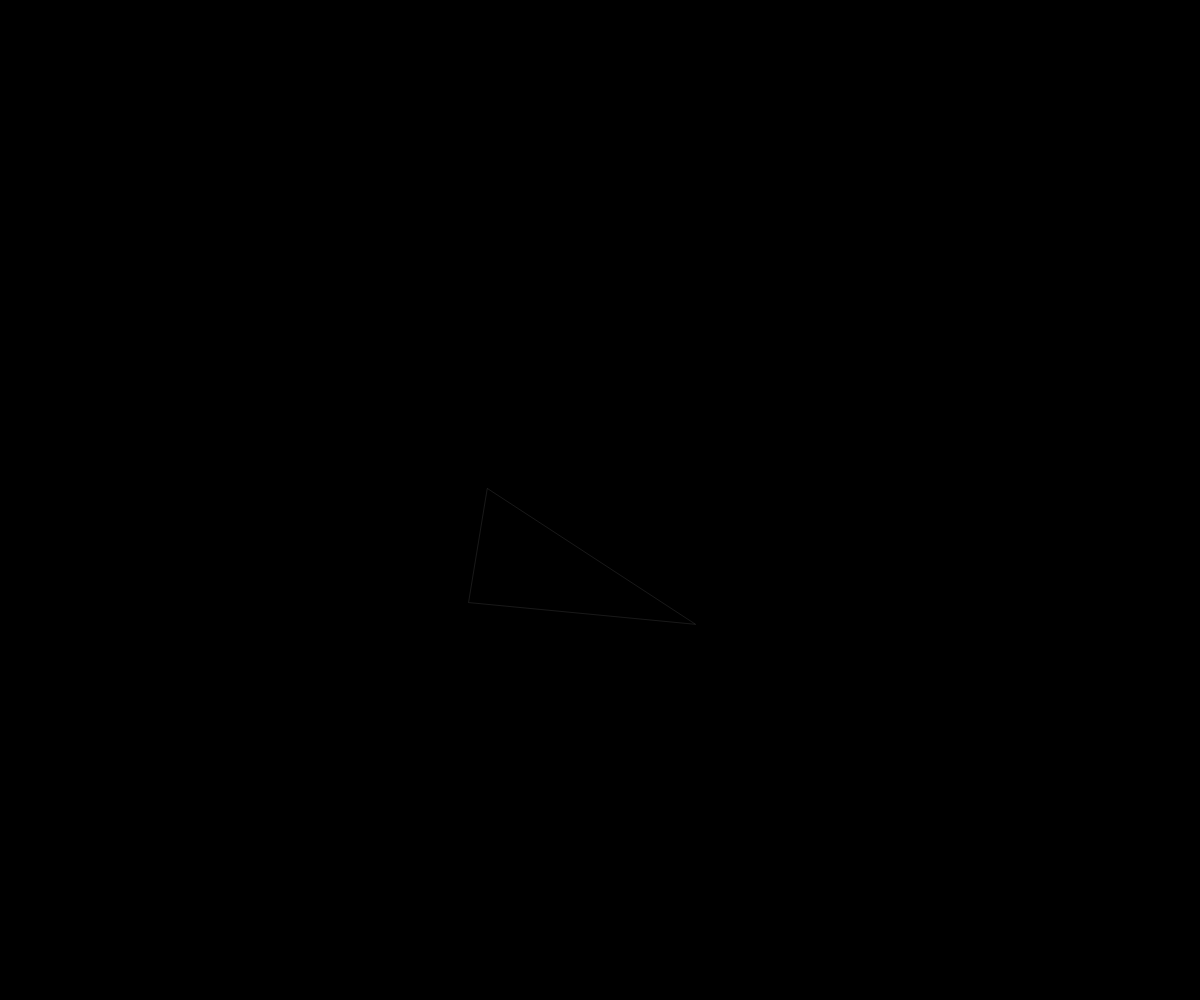
Frame 1 (no input)
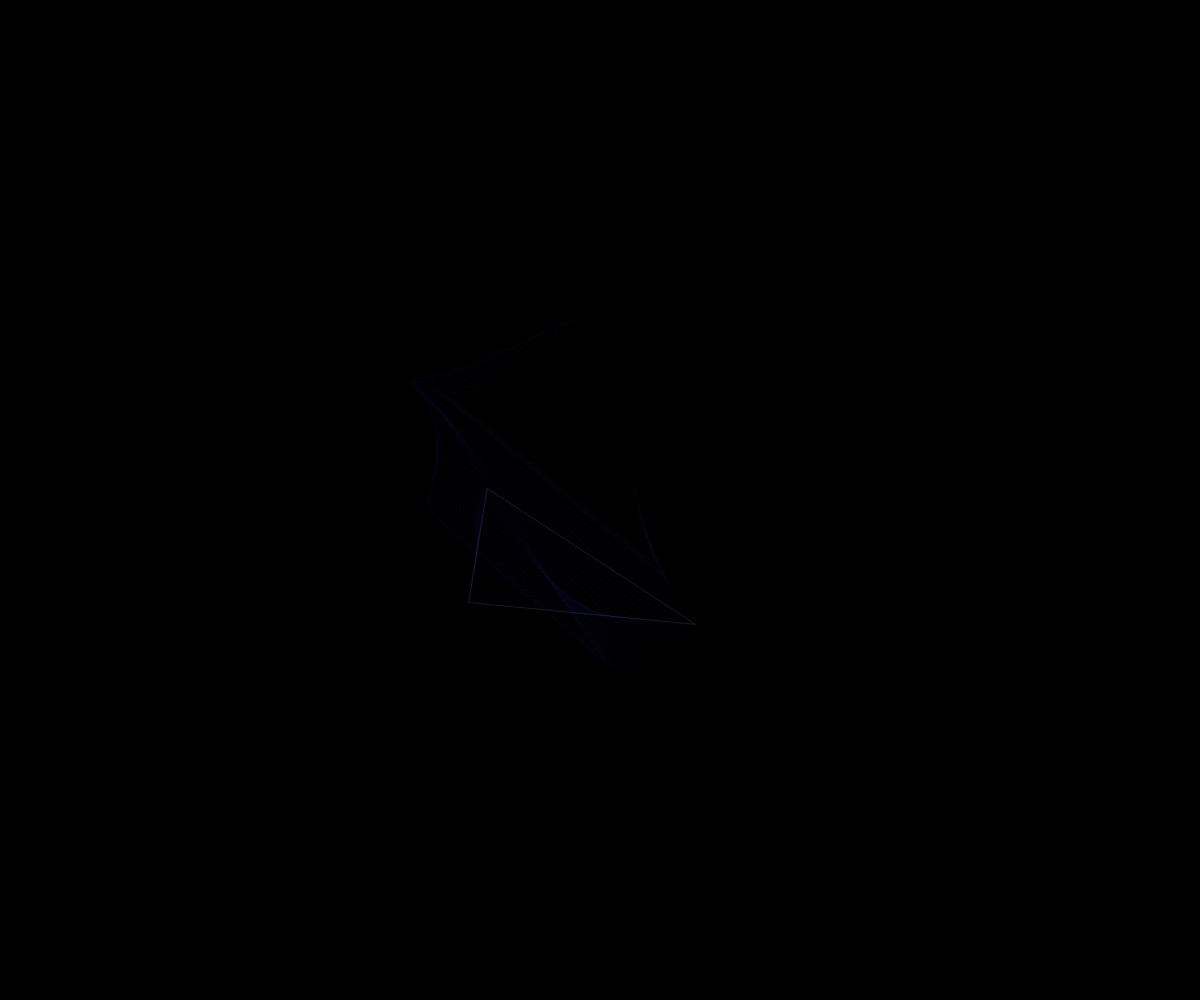
Frame 60 (no input)
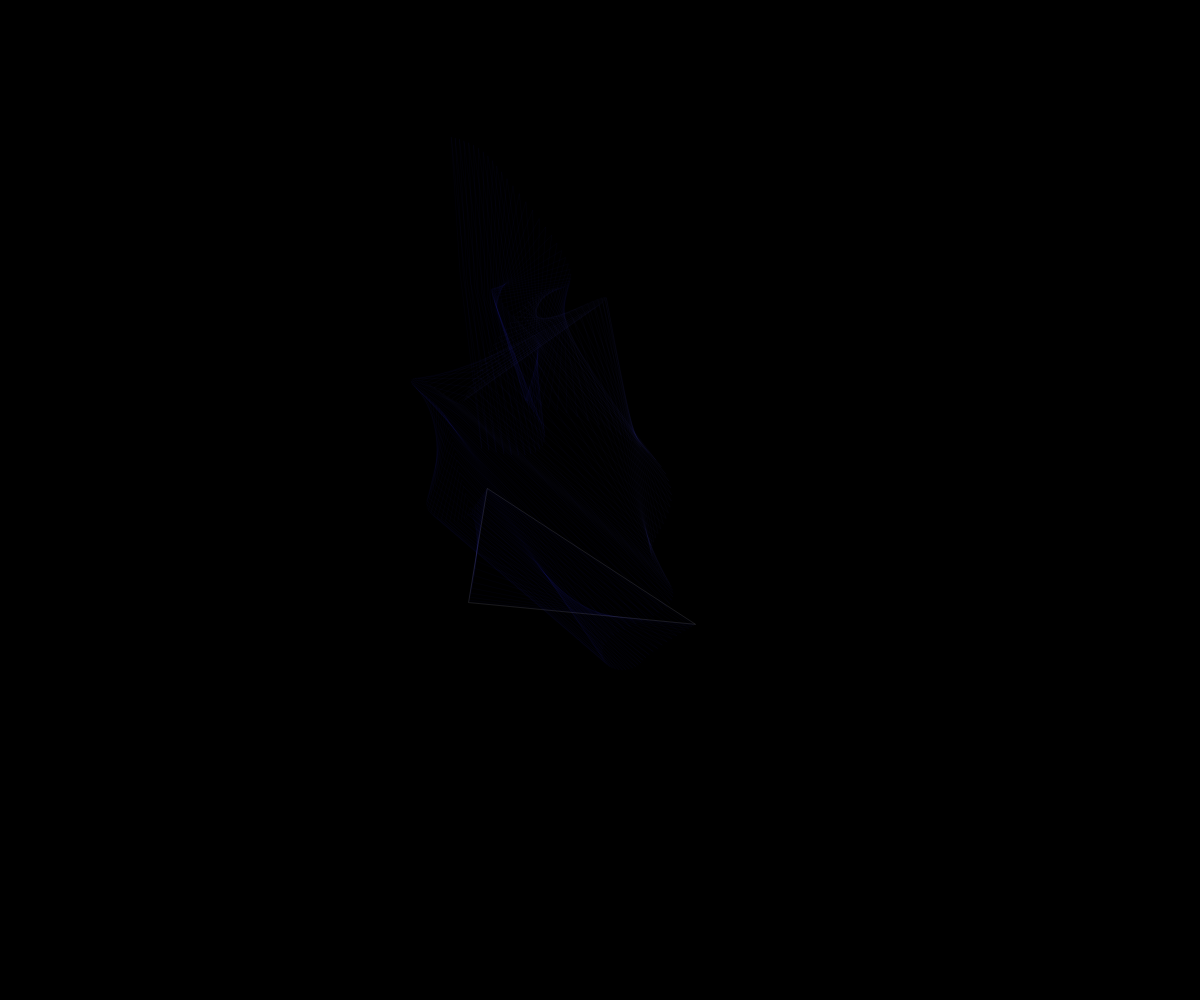
Frame 120 (the mouse pressed at the canvas centre since frame 60)

The p5.js sketch that drew these frames (run headless with seeded random() and noise() and a simulated clock; from frame 60 on, the mouse is pressed at the canvas centre):

// p5.js sketch
// ── sketch.js
var t;

function setup() {
  createCanvas(windowWidth, windowHeight);
  stroke(255, 25);
  noFill();
  t = 0;
  background(0);
}

function draw() {
  var x1 = width * noise(t + 15);
  var x2 = width * noise(t + 25);
  var x3 = width * noise(t + 35);
  //var x4 = width * noise(t + 45);
  var y1 = height * noise(t + 55);
  var y2 = height * noise(t + 65);
  var y3 = height * noise(t + 75);
  //var y4 = height * noise(t + 85);

  //bezier(x1, y1, x2, y2, x3, y3, x4, y4);
  triangle(x1,y1,x2,y2,x3,y3);

  b = noise(t+35) * 200;
  stroke(b,b,255,8);
  t += 0.008;

  // clear the background every 500 frames using mod (%) operator
  if (frameCount % 5000 == 0) {
	background(0);
  }
}
